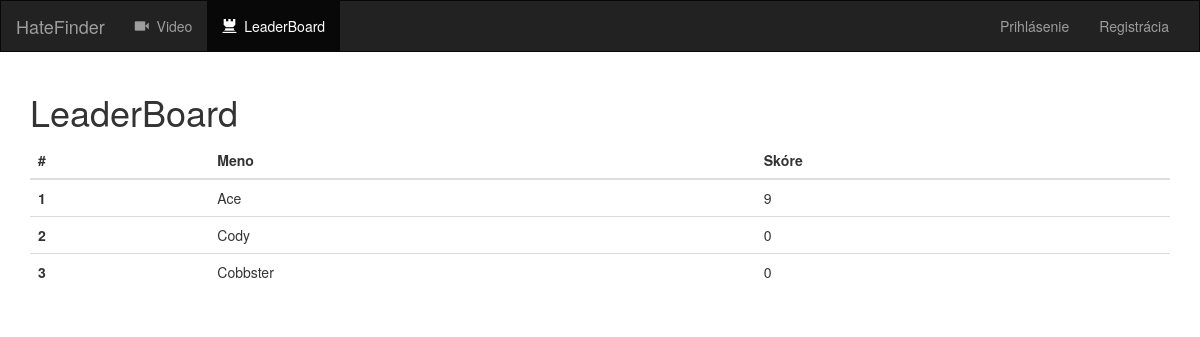
/video/leaderboard/, run on an earlier commit of the app's database.
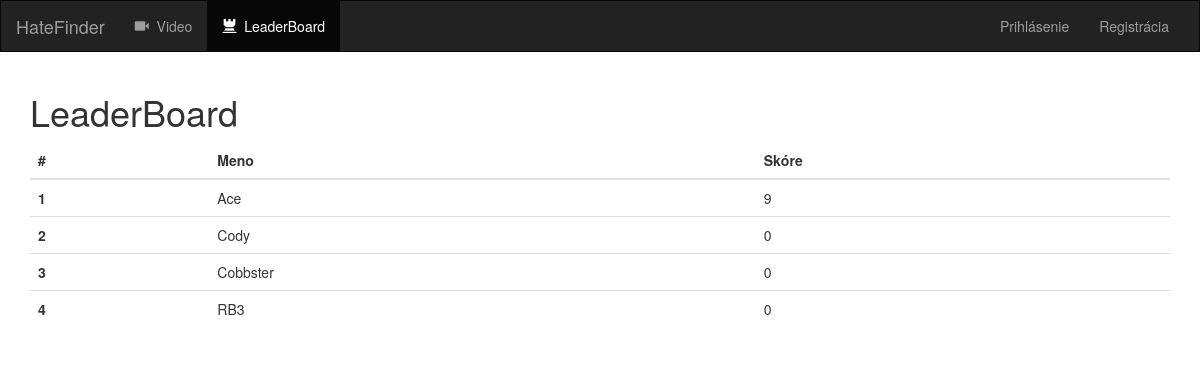
And on a later commit of the database.
### video/models.py (models this page shows)
class Worker(models.Model):
    user = models.OneToOneField(User, on_delete=models.CASCADE)
    videos = models.ManyToManyField(Video)
    comments = models.ManyToManyField(Comment)
    score = models.IntegerField(default=0)
    def __str__(self):
        return self.user.username

### video/views.py (the view)
class LeaderBoardView(generic.ListView):
    template_name = 'video/leaderboard.html'
    context_object_name = 'workers'
    def get_queryset(self):
        main_set = Worker.objects.all().order_by('-score')
        subset = main_set[0:10]
        return subset

### video/templates/video/leaderboard.html (shortened to what this page needs)
{% extends 'video/base.html' %}
{% block active_list %}
    <ul class="nav navbar-nav">
        <li class="">
            <a href="{%  url 'video:index' %}">
                <span class="glyphicon glyphicon-facetime-video" aria-hidden="true"></span>&nbsp; Video
            </a>
        </li>
        <li class="active">
            <a href="{%  url 'video:leaderboard' %}">
                <span class="glyphicon glyphicon-tower" aria-hidden="true"></span>&nbsp; LeaderBoard
            </a>
        </li>
    </ul>
{% endblock %}
{% block body %}
    <div class="container">
        <h1>LeaderBoard</h1>
        <table class="table">
            <thead>
                <tr>
                    <th>#</th>
                    <th>Meno</th>
                    <th>Skóre</th>
                </tr>
            </thead>
            <tbody>
                {% for worker in workers %}
                    <tr>
                        <th scope="row">{{ forloop.counter }}</th>
                        <td>{{ worker }}</td>
                        <td>{{ worker.score }}</td>
                    </tr>
                {% endfor %}
            </tbody>
        </table>
    </div>
{% endblock %}

What changed in the data, as far as the page shows it:
added Worker: user.username "RB3", score "0"
